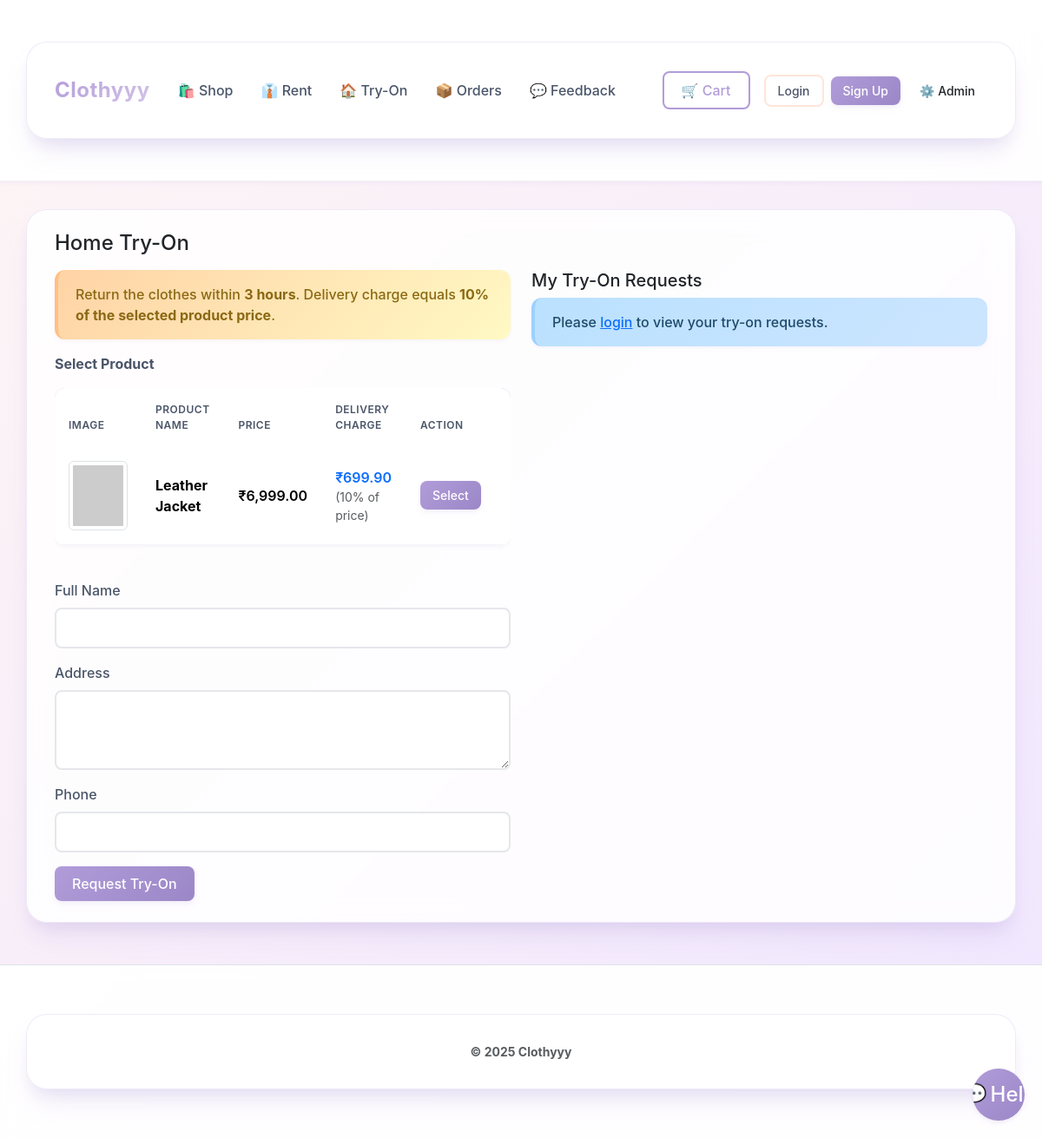
Page /public/tryon.php on the committed database.
### tables this page shows
CREATE TABLE IF NOT EXISTS products (
  id INT AUTO_INCREMENT PRIMARY KEY,
  name VARCHAR(200) NOT NULL,
  description TEXT,
  price DECIMAL(10,2) NOT NULL DEFAULT 0,
  image_url VARCHAR(500),
  category_id INT DEFAULT NULL,
  is_active TINYINT(1) NOT NULL DEFAULT 1,
  is_rentable TINYINT(1) NOT NULL DEFAULT 0,
  rental_only TINYINT(1) NOT NULL DEFAULT 0,
  created_at DATETIME NOT NULL DEFAULT CURRENT_TIMESTAMP,
  FOREIGN KEY (category_id) REFERENCES categories(id) ON DELETE SET NULL
);

### src/lib/db.php (called while the page is built, shortened)
<?php
	function db_pdo() {
		$dsn = 'mysql:host=' . DB_HOST . ';dbname=' . DB_NAME . ';charset=' . DB_CHARSET;
		$options = [
			PDO::ATTR_ERRMODE => PDO::ERRMODE_EXCEPTION,
			PDO::ATTR_DEFAULT_FETCH_MODE => PDO::FETCH_ASSOC,
		];
		$pdo = new PDO($dsn, DB_USER, DB_PASS, $options);
		return $pdo;
	}
	function db_fetch_all($sql, $params = []) {
		$stmt = db_pdo()->prepare($sql);
		$stmt->execute($params);
		return $stmt->fetchAll();
	}

### src/lib/helpers.php (called while the page is built, shortened)
<?php
	function e($value) {
		return htmlspecialchars((string)$value, ENT_QUOTES, 'UTF-8');
	}

### src/lib/auth.php (called while the page is built, shortened)
<?php
	require_once __DIR__ . '/db.php';
	function auth_user() {
		return $_SESSION['user'] ?? null;
	}

### public/tryon.php (the view, shortened to what this page needs)
<?php
	require_once __DIR__ . '/../src/lib/db.php';
	require_once __DIR__ . '/../src/lib/helpers.php';
	require_once __DIR__ . '/../src/lib/auth.php';
	$prefill = isset($_GET['prefill']) ? (int)$_GET['prefill'] : 0;
	$products = db_fetch_all("SELECT id, name, price, image_url FROM products WHERE is_active = 1 AND (is_rentable = 0 OR is_rentable IS NULL) AND (rental_only = 0 OR rental_only IS NULL) ORDER BY name ASC");
	$user_tryons = [];
?>
<?php include __DIR__ . '/../src/partials/header.php'; ?>
<div class="container py-4">
	<h1 class="h4 mb-3">Home Try-On</h1>
	<div class="row g-4">
		<div class="col-md-6">
			<div class="alert alert-warning">
				Return the clothes within <strong><?php echo TRYON_RETURN_HOURS_LIMIT; ?> hours</strong>. Delivery charge equals <strong>10% of the selected product price</strong>.
			</div>
			<div class="mb-4">
				<label class="form-label fw-bold mb-3">Select Product</label>
				<div class="table-responsive">
					<table class="table table-hover align-middle">
						<thead>
							<tr>
								<th style="width: 100px;">Image</th>
								<th>Product Name</th>
								<th>Price</th>
								<th>Delivery Charge</th>
								<th style="width: 120px;">Action</th>
							</tr>
						</thead>
						<tbody>
							<?php foreach ($products as $p): ?>
								<?php $charge = round($p['price'] * TRYON_DELIVERY_RATE, 2); ?>
								<tr id="product-row-<?php echo (int)$p['id']; ?>" class="<?php echo $prefill === (int)$p['id'] ? 'table-primary' : ''; ?>">
									<td>
										<?php if (!empty($p['image_url'])): ?>
											<img src="<?php echo e($p['image_url']); ?>" alt="<?php echo e($p['name']); ?>" class="img-thumbnail" style="width: 80px; height: 80px; object-fit: cover;">
										<?php else: ?>
											<div class="bg-light d-flex align-items-center justify-content-center" style="width: 80px; height: 80px;">
												<span class="text-muted small">No Image</span>
											</div>
										<?php endif; ?>
									</td>
									<td>
										<strong><?php echo e($p['name']); ?></strong>
									</td>
									<td>
										<span class="fw-semibold">₹<?php echo number_format((float)$p['price'], 2); ?></span>
									</td>
									<td>
										<span class="text-primary fw-semibold">₹<?php echo number_format($charge, 2); ?></span>
										<small class="text-muted d-block">(10% of price)</small>
									</td>
									<td>
										<button type="button" class="btn btn-sm btn-primary select-product-btn"
												data-product-id="<?php echo (int)$p['id']; ?>"
												data-name="<?php echo e($p['name']); ?>"
												data-price="<?php echo e($p['price']); ?>"
												data-charge="<?php echo e($charge); ?>">
											Select
										</button>
									</td>
								</tr>
							<?php endforeach; ?>
						</tbody>
					</table>
				</div>
			</div>
			<form method="post" id="tryonForm">
				<div class="mb-3">
					<label class="form-label">Full Name</label>
					<input name="name" class="form-control" required>
				</div>
				<div class="mb-3">
					<label class="form-label">Address</label>
					<textarea name="address" class="form-control" rows="3" required></textarea>
				</div>
				<div class="mb-3">
					<label class="form-label">Phone</label>
					<input name="phone" class="form-control" required>
				</div>
				<button class="btn btn-primary">Request Try-On</button>
			</form>
		</div>
		<div class="col-md-6">
			<h5>My Try-On Requests</h5>
			<?php if (!$user): ?>
				<div class="alert alert-info">
					Please <a href="/clothyyy/public/auth/login.php?redirect=<?php echo urlencode($_SERVER['REQUEST_URI']); ?>">login</a> to view your try-on requests.
				</div>
			<?php elseif (empty($user_tryons)): ?>
				<div class="alert alert-secondary">
					You haven't made any try-on requests yet.
				</div>
			<?php endif; ?>
		</div>
	</div>
</div>
<?php include __DIR__ . '/../src/partials/footer.php'; ?>

### public/assets/css/styles.css (style rules this page uses)
:root { --brand: #b19cd9; --brand-dark: #9b87c7; --brand-light: #d4c4e8; --success: #a8e6cf; --success-dark: #7dd3a0; --danger: #ffb3ba; --danger-dark: #ff9aa2; --warning: #ffd3a5; --warning-dark: #ffc085; --info: #bae1ff; --info-dark: #9dd1ff; --pastel-pink: #ffd1dc; --pastel-lavender: #e6d9f2; --pastel-mint: #d4f1c5; --pastel-peach: #ffe5d9; --pastel-sky: #cce5ff; --pastel-yellow: #fff9c4; --dark: #4a5568; --light: #fefefe; --shadow-sm: 0 2px 4px 0 rgba(177, 156, 217, 0.1); --shadow: 0 4px 8px -2px rgba(177, 156, 217, 0.15), 0 2px 4px -1px rgba(177, 156, 217, 0.1); --shadow-md: 0 10px 20px -5px rgba(177, 156, 217, 0.2), 0 4px 6px -2px rgba(177, 156, 217, 0.1); --shadow-lg: 0 20px 30px -10px rgba(177, 156, 217, 0.25), 0 10px 15px -5px rgba(177, 156, 217, 0.15); --shadow-xl: 0 25px 50px -12px rgba(177, 156, 217, 0.3); --transition: all 0.3s cubic-bezier(0.4, 0, 0.2, 1); --transition-fast: all 0.15s ease; }
* { transition: var(--transition-fast); }
body { font-family: 'Inter', -apple-system, BlinkMacSystemFont, 'Segoe UI', Roboto, sans-serif; background: linear-gradient(135deg, #fef5f5 0%, #f0e6ff 25%, #e6f3ff 50%, #f0fff4 75%, #fff5e6 100%) !important; background-size: 400% 400% !important; background-attachment: fixed !important; animation: gradientShift 15s ease infinite; min-height: 100vh; }
.btn { border-radius: 8px; font-weight: 500; padding: 0.5rem 1.25rem; transition: var(--transition); border: none; position: relative; overflow: hidden; }
.btn::before { content: ''; position: absolute; top: 50%; left: 50%; width: 0; height: 0; border-radius: 50%; background: rgba(255, 255, 255, 0.3); transform: translate(-50%, -50%); transition: width 0.6s, height 0.6s; }
.btn-primary, .btn-primary:not(:disabled):not(.disabled) { background: linear-gradient(135deg, var(--brand) 0%, var(--brand-dark) 100%) !important; color: white !important; box-shadow: var(--shadow); border-color: var(--brand) !important; }
.btn-sm { padding: 0.375rem 0.875rem; font-size: 0.875rem; }
.form-control, .form-select { border-radius: 8px; border: 2px solid #e5e7eb; padding: 0.625rem 1rem; transition: var(--transition); font-size: 0.95rem; }
.form-label { font-weight: 500; color: var(--dark); margin-bottom: 0.5rem; }
.table { background: white; border-radius: 12px; overflow: hidden; box-shadow: var(--shadow-sm); }
.table thead { background: linear-gradient(135deg, var(--brand-light) 0%, var(--brand) 100%) !important; color: var(--dark) !important; }
.table thead th { border: none !important; padding: 1rem; font-weight: 600; text-transform: uppercase; font-size: 0.75rem; letter-spacing: 0.5px; color: var(--dark) !important; }
.table tbody tr { transition: var(--transition); border-bottom: 1px solid #f3f4f6; }
.table tbody td { padding: 1rem; vertical-align: middle; }
.alert { border-radius: 12px; border: none; padding: 1rem 1.25rem; box-shadow: var(--shadow-sm); font-weight: 500; }
.alert-warning { background: linear-gradient(135deg, var(--warning) 0%, var(--pastel-yellow) 100%) !important; color: #8b6914 !important; border-left: 4px solid var(--warning-dark) !important; border-color: var(--warning-dark) !important; }
.alert-info { background: linear-gradient(135deg, var(--info) 0%, var(--pastel-sky) 100%) !important; color: #1e4a6b !important; border-left: 4px solid var(--info-dark) !important; border-color: var(--info-dark) !important; }
.container { background: rgba(255, 255, 255, 0.85) !important; backdrop-filter: blur(15px); border-radius: 24px; padding: 2rem; margin-top: 2rem; margin-bottom: 2rem; box-shadow: var(--shadow-lg); border: 1px solid rgba(177, 156, 217, 0.2) !important; }

### rows in the picture
products: name "Leather Jacket", price "6,999.00", price "699.90"

### other values in the picture
APP_NAME "Clothyyy"
TRYON_RETURN_HOURS_LIMIT "3"
